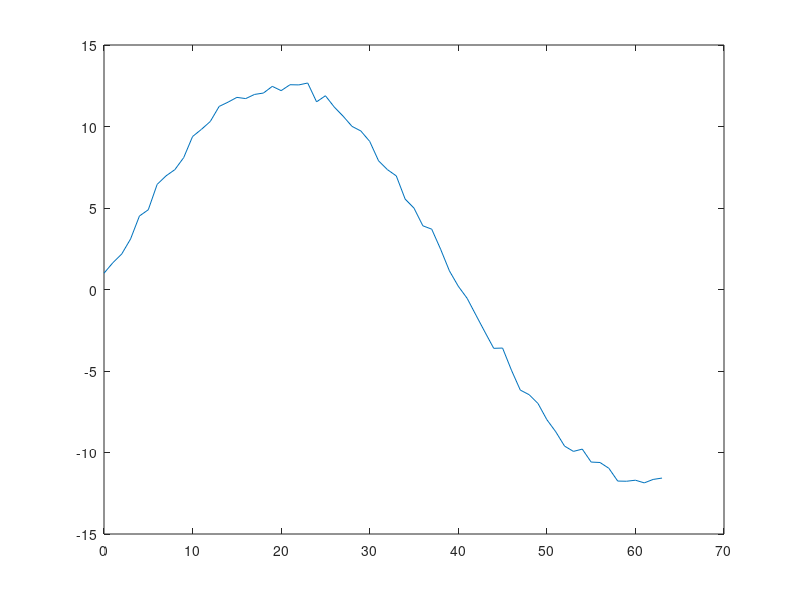

Here is the MATLAB script that generated this plot: (Note: this script raises an error after producing the figure.)
clear all
close all
clc

Fs=800
f_in=10

N_in=64
t=0:N_in-1;
x=12*sin(2*pi*t*f_in/Fs)+0.1*random('unid',10,1,N_in);
plot(t,x)
%%%%%%%%%%%%%%%%%%%%%%%%%%%%%%%%%%%%%%%%%%%%%%%%%%%%%%%%%%%555
L=8
A=[1,1,0]
F=[0,1/L,1]
h1=fir2(16,F,A);

h=h1(1:L:end)

%filters
%%%%%%%%%%%%%%%%%%%%%%%%%%%%%%%%%%%%%%%%%%%%%%%%%%%%%%%%%%%%%

w1=zeros(1,len(x)*L);
w1(1:L:end)=x;

y1=filter(h1,1,w1);


%%%%%%%%%%%%%%%%%%%%%%%%%%%%%%%%%%%%%%%%%%%%%%%%%%%%%%%%%%%%%

w2=filter(h,1,x);
y2=zeros(1,len(w2)*L);
y2(1:L:end)=w2;


subplot(3,2,1);
plot(x)
title('x')

subplot(3,2,2);
plot(x)
title('x')

subplot(3,2,3);
plot(w1)
title('w1')

subplot(3,2,4);
plot(w2)
title('w2')

subplot(3,2,5);
plot(y1)
title('y1')

subplot(3,2,6);
plot(y2)
title('y2')